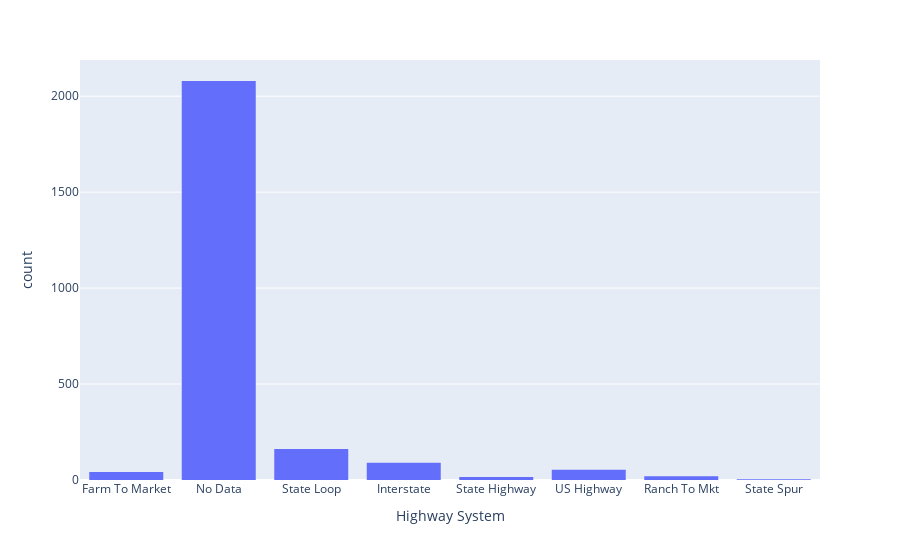

Notebook cell for this chart:
### Code cell
fig = px.histogram(df, x='Highway System')
fig

### Figure 1 — Plotly figure (JSON) as saved in the notebook; plotly's stock layout.template omitted (floating-point values rounded to 4 significant figures; data arrays with more than 128 entries replaced by an {"elided": "..."} marker saying what was removed)
{"data": [{"alignmentgroup": "True", "bingroup": "x", "hovertemplate": "Highway System=%{x}<br>count=%{y}<extra></extra>", "legendgroup": "", "marker": {"color": "#636efa"}, "name": "", "offsetgroup": "", "orientation": "v", "showlegend": false, "type": "histogram", "x": {"elided": "2463 str values"}, "xaxis": "x", "yaxis": "y"}], "layout": {"barmode": "relative", "legend": {"tracegroupgap": 0}, "margin": {"t": 60}, "xaxis": {"anchor": "y", "domain": [0, 1], "title": {"text": "Highway System"}}, "yaxis": {"anchor": "x", "domain": [0, 1], "title": {"text": "count"}}}}
